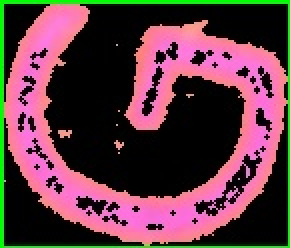
#> input picture blobby/crop0.jpg, 145 x 124 px (shown 2 times larger)
$ python masking.py   (Python 2 division)
#> lines starting #> are read from the running program, lines starting #| are printed output that depends on the picture; after the words box and inside, x2 and y2 are one past the last pixel; in counts of white or black regions, pixels touching at a corner belong together
import cv2
import numpy as np

im = cv2.imread("blobby/crop0.jpg")
#> im is the input picture: shape (124, 145, 3); mean B, G, R 68.1, 58.7, 95.8
#im = cv2.resize(im, None, fx = 0.25, fy = 0.25)
print im.shape
#| (124, 145, 3)
hsv = cv2.cvtColor( im, cv2.COLOR_BGR2HSV)
#> hsv: shape (124, 145, 3); mean H, S, V 92.2, 158.9, 105.9
#yuv = cv2.cvtColor( im, cv2.COLOR_RGB2YUV)
hsv = cv2.medianBlur(hsv, 5)
#> hsv: shape (124, 145, 3); mean H, S, V 90.5, 170.1, 110.9


mask = cv2.inRange(hsv, np.array([50,100,100], dtype = np.uint8), np.array([70,255,255], dtype = np.uint8))
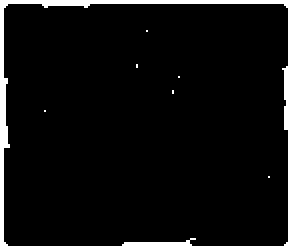
#> mask: shape (124, 145) (shown 2 times larger); 5.7% white; 7 white regions (6 under 20 px), largest, box (x1, y1, x2, y2) and area: (0, 0, 145, 124) 1023
mask_inv = cv2.bitwise_not(mask)
res= cv2.bitwise_and(im, im, mask = mask_inv)
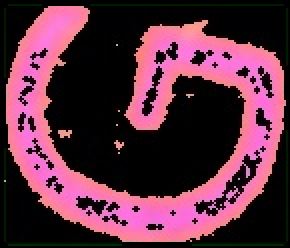
#> res: shape (124, 145, 3) (shown 2 times larger); mean B, G, R 66.3, 47.7, 93.6

cv2.imwrite('blobby/final.jpg', res)
cv2.imshow('hsv', hsv)
cv2.imshow('mask', mask)
cv2.imshow('final', res)
cv2.waitKey(0)
